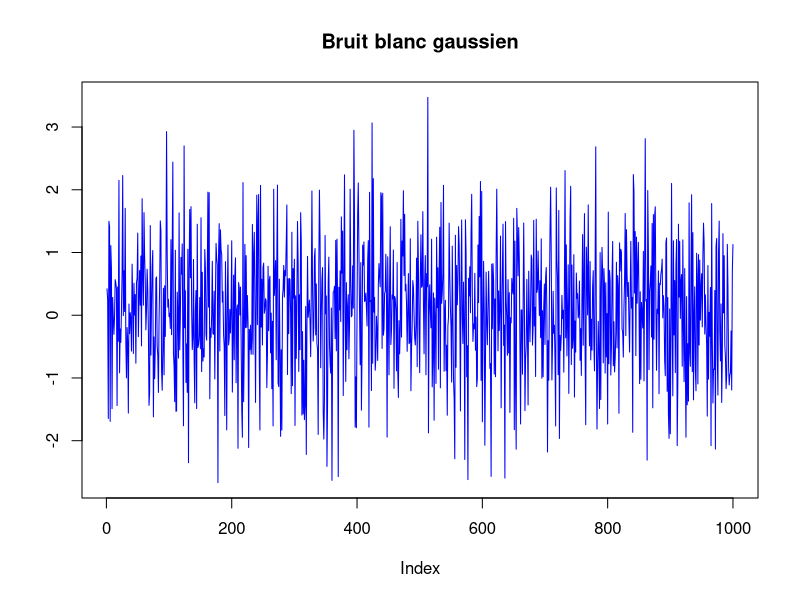
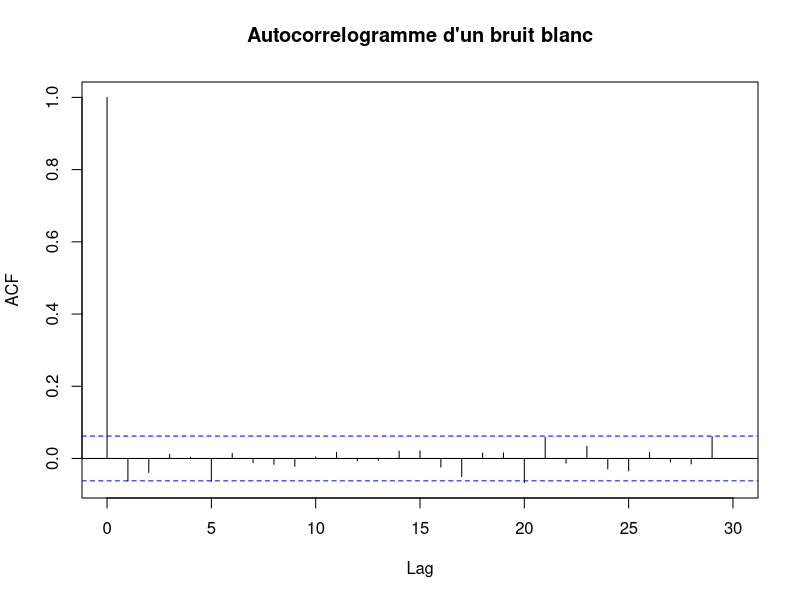
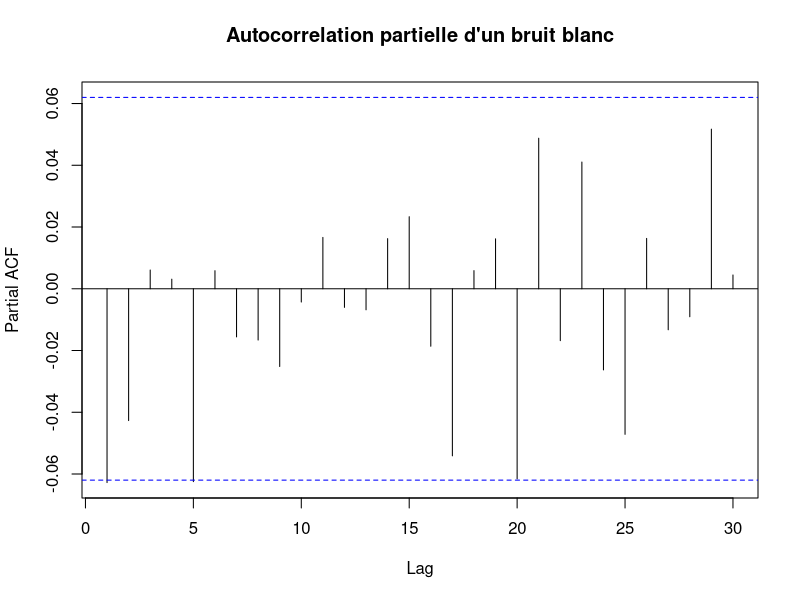
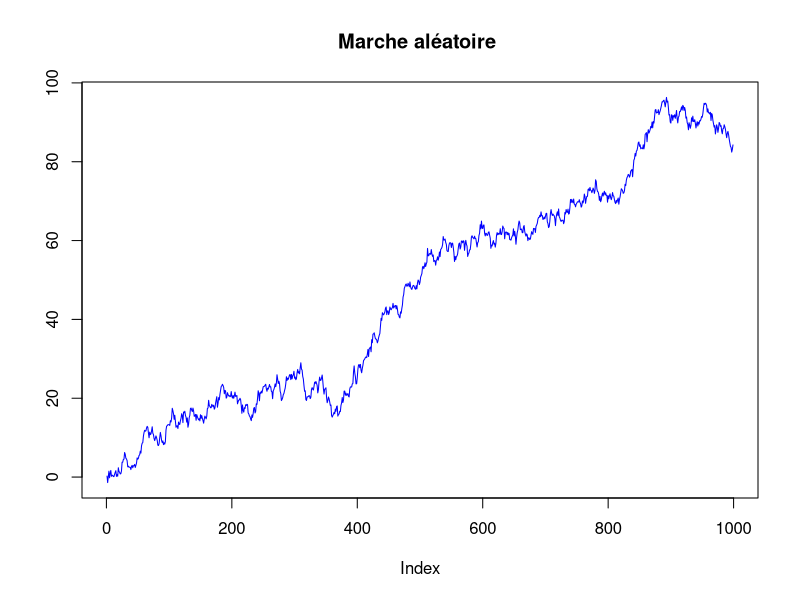
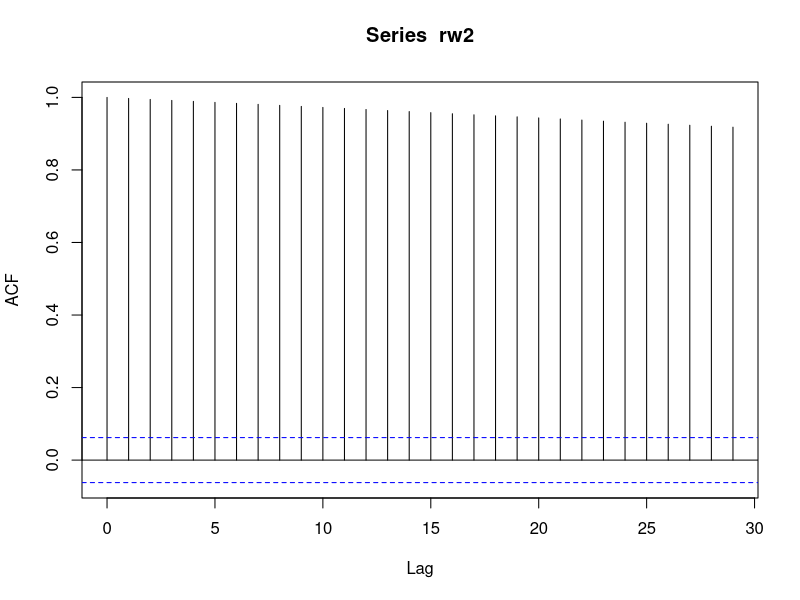

Here is the R script that generated these plots, in order: (Note: this script raises an error after producing the figures.)
#Master 104

#fiche 1 creation de processus 

# generation d'un bruit blanc

n=1000
e = rnorm(n = n, 0,1)
plot(x = e, type="l",col="blue",main = "Bruit blanc gaussien",ylab = "")

acf(e, main="Autocorrelogramme d'un bruit blanc") 
pacf(e, main ="Autocorrelation partielle d'un bruit blanc")


# generation d'une marche aleatoire sans derive
# option 1 : une boucle
rw1 = rep(0,n)

for(i in 2:n ){
  rw1[i]=rw1[i-1]+e[i]
}

# option 2 : utilisation de la fonction cumsum
rw2 =cumsum(e[2:n])
plot(x = rw2, type="l",col="blue",main = "Marche aléatoire ",ylab = "")

acf(rw2) 
pacf(rw)

# generation d'une marche al?atoire avec d?rive
mu=1
rw = cumsum(e+mu)
plot(x = rw, type="l",col="blue",main = "Marche al?atoire ",ylab = "")

 acf(rw) 
pacf(rw)


# g
time_trend = 1:n
plot(time_trend,type ="l")
a =1
b=0.2
TS = a + b*time_trend+10*e
plot(TS,type ="l",col="red")
lines(a+b*time_trend,col="blue")


acf(TS)
pacf(TS)


# AR(1) process
phi1 = 0.9
x1 = rep(0,n)
for(i in 2:n){
x1[i]=phi1*x1[i-1]+e[i] 
}
plot(x = x1, type="l",col="blue",main = "AR(1)",ylab = "")

acf(x1)
pacf(x1)

# MA(1) process
theta1 = 0.9
x2 = rep(0,n)
for(i in 2:n){
  x2[i]=theta1*e[i-1]+e[i] 
}
plot(x = x2, type="l",col="blue",main = "AR(1)",ylab = "")

acf(x2)
pacf(x2)
